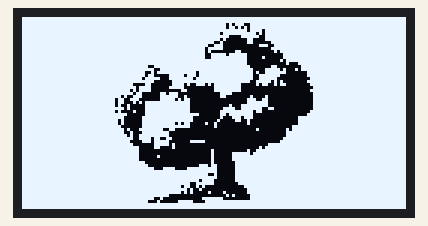
A sketch run on a simulated Arduino Uno, built with avr-gcc and run on an emulated ATmega328P. Shown: 128×64 one-colour display.

Above: at 2.1 s.

The sketch:

OLED_bitmap.ino
```cpp
#include <Wire.h>
#include <Adafruit_GFX.h>
#include <Adafruit_SSD1306.h>
#include "bitmap.h"

#define SCREEN_WIDTH 128
#define SCREEN_HEIGHT 64

Adafruit_SSD1306 display(SCREEN_WIDTH, SCREEN_HEIGHT, &Wire, -1);

void setup() {
  Serial.begin(115200);

  if(!display.begin(SSD1306_SWITCHCAPVCC, 0x3C)) {
    Serial.println(F("SSD1306 allocation failed"));
    for(;;);
  }
  delay(2000); // Pause for 2 seconds

  // Clear the buffer.
  display.clearDisplay();

  // Draw bitmap on the screen
  display.drawBitmap(0, 0, image, 128, 64, 1);
  display.display();
}

void loop() {
}
```

Source omitted: bitmap.h (data table, 6304 bytes)
